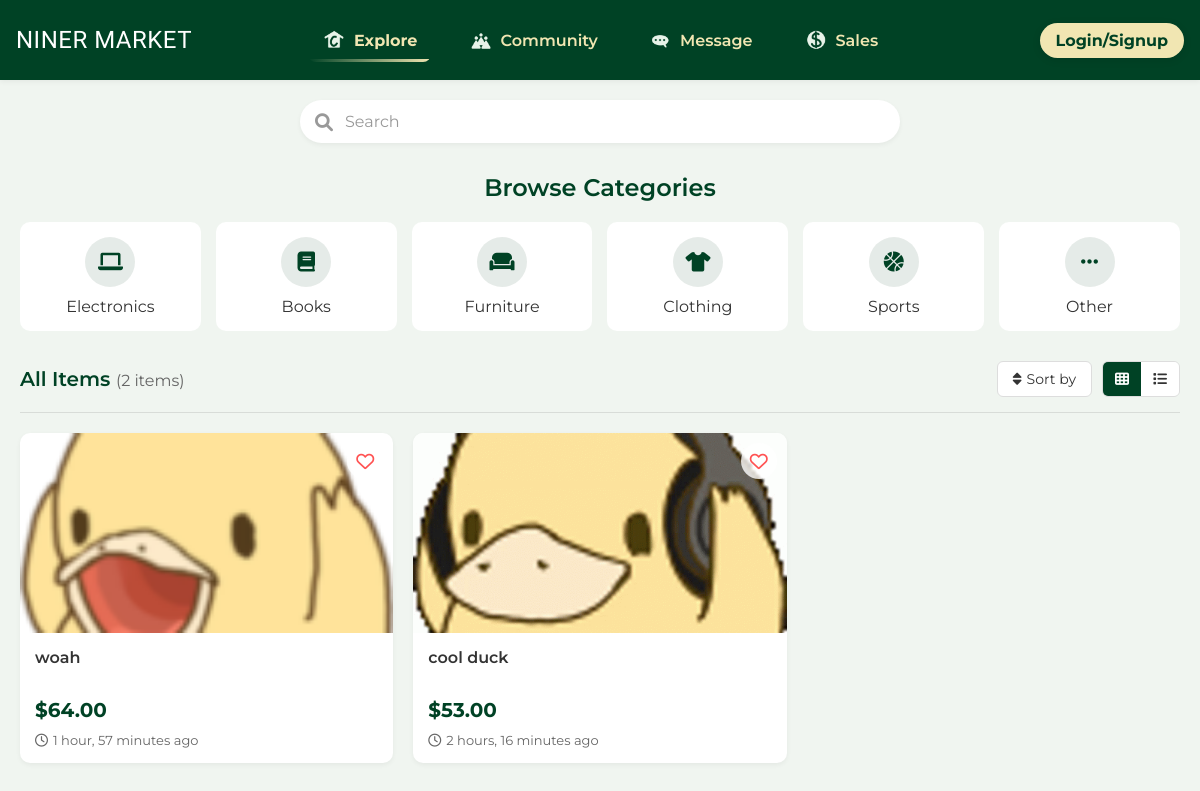
/explore/, run on the app's committed database.
### base/models.py (models this page shows, shortened)
class Listing(models.Model):
    PAYMENT_CHOICES = [
        ('cash', 'Cash'),
        ('paypal', 'PayPal'),
        ('venmo', 'Venmo'),
        ('zelle', 'Zelle'),
        ('cashapp', 'CashApp'),
        ('other', 'Other'),
    ]
    CONDITION_CHOICES = [
        ('used', 'Used'),
        ('new', 'New'),
    ]
    CATEGORY_CHOICES = [
        ('Electronics', 'Electronics'),
        ('Sports', 'Sports'),
        ('Clothing', 'Clothing'),
        ('Books', 'Books'),
        ('Furniture', 'Furniture'),
        ('Other', 'Other')
    ]
    title = models.CharField(max_length=100)
    description = models.TextField(default='No description provided.')
    price = models.DecimalField(max_digits=8, decimal_places=2)
    quantity = models.PositiveIntegerField(default=1)
    accepted_payments = models.CharField(max_length=255, null=True, blank=True)
    negotiable = models.BooleanField(default=False)
    condition = models.CharField(max_length=20, choices=CONDITION_CHOICES, default='used')
    created_by = models.ForeignKey('base.User', on_delete=models.CASCADE)
    created_at = created_at = models.DateTimeField(auto_now_add=True)
    category = models.CharField(max_length=50, choices=CATEGORY_CHOICES, default='Other')

class ListingImage(models.Model):
    listing = models.ForeignKey('Listing', related_name='images', on_delete=models.CASCADE)
    image = models.ImageField(upload_to='listing_images/')

### base/views.py (the view)
# urls.py: path('explore/', views.explore, name='explore'),
def explore(request):
    listings = Listing.objects.all()
    query = request.GET.get('q', '')
    category = request.GET.get('category', '')
    sort_by = request.GET.get('sort', '')
    if query:
        listings = listings.filter(title__icontains=query)
    if category:
        listings = listings.filter(category__iexact=category)
    if sort_by == 'price_low':
        listings = listings.order_by('price')
    elif sort_by == 'price_high':
        listings = listings.order_by('-price')
    else:  # default is most recent
        listings = listings.order_by('-created_at')
    paginator = Paginator(listings, 12)  # 12 per page
    page_number = request.GET.get('page')
    page_obj = paginator.get_page(page_number)
    category_display = category.title() if category else ''
    return render(request, 'base/explore.html', {
        'listings': page_obj.object_list,
        'query': query,
        'category': category,
        'category_display': category_display,
        'sort_by': sort_by,
        'page_obj': page_obj,
        'is_paginated': page_obj.has_other_pages(),
    })

### base/templates/base/explore.html (shortened to what this page needs)
{% include 'navbar.html' %}
<!DOCTYPE html>
{% load static %}
<html lang="en">
<head>
  <link rel="stylesheet" href="{% static 'css/explore.css' %}">
  <link rel="stylesheet" href="https://cdnjs.cloudflare.com/ajax/libs/font-awesome/6.0.0/css/all.min.css">
</head>
<body>
  <div class="container">
    <div class="search-container">
      <form method="get" class="search-bar">
        <i class="fas fa-search search-icon"></i>
        <input type="text" name="q" class="search-input" placeholder="Search" value="{{ query|default:'' }}">
      </form>
    </div>
    <h2 class="section-title">Browse Categories</h2>
    <div class="categories-container">
      <div class="categories-grid">
        <a href="{% if category == 'electronics' %}{% url 'explore' %}{% else %}?category=electronics{% endif %}"
          class="category-card {% if category == 'electronics' %}active{% endif %}">
          <div class="category-icon"><i class="fas fa-laptop"></i></div>
          <span>Electronics</span>
        </a>
        <a href="{% if category == 'books' %}{% url 'explore' %}{% else %}?category=books{% endif %}"
          class="category-card {% if category == 'books' %}active{% endif %}">
          <div class="category-icon"><i class="fas fa-book"></i></div>
          <span>Books</span>
        </a>
        <a href="{% if category == 'furniture' %}{% url 'explore' %}{% else %}?category=furniture{% endif %}"
          class="category-card {% if category == 'furniture' %}active{% endif %}">
          <div class="category-icon"><i class="fas fa-couch"></i></div>
          <span>Furniture</span>
        </a>
        <a href="{% if category == 'clothes' %}{% url 'explore' %}{% else %}?category=clothes{% endif %}"
          class="category-card {% if category == 'clothes' %}active{% endif %}">
          <div class="category-icon"><i class="fas fa-tshirt"></i></div>
          <span>Clothing</span>
        </a>
        <a href="{% if category == 'sports' %}{% url 'explore' %}{% else %}?category=sports{% endif %}"
          class="category-card {% if category == 'sports' %}active{% endif %}">
          <div class="category-icon"><i class="fas fa-basketball-ball"></i></div>
          <span>Sports</span>
        </a>
        <a href="{% if category == 'other' %}{% url 'explore' %}{% else %}?category=other{% endif %}"
          class="category-card {% if category == 'other' %}active{% endif %}">
          <div class="category-icon"><i class="fas fa-ellipsis-h"></i></div>
          <span>Other</span>
        </a>
      </div>
    </div>
    <div class="listings-header">
      <div class="current-filter">
        <h2>{{ category_display|default:"All Items" }} <span class="item-count">({{ listings|length|default:"0" }} items)</span></h2>
      </div>
      <div class="sort-view-tools">
        <div class="dropdown">
          <button class="sort-btn">
            <i class="fas fa-sort"></i> Sort by
          </button>
        </div>
        <div class="view-toggle">
          <button class="view-btn grid-view active" data-view="grid"><i class="fas fa-th"></i></button>
          <button class="view-btn list-view" data-view="list"><i class="fas fa-list"></i></button>
        </div>
      </div>
    </div>
    <div class="product-grid" id="productGrid">
      {% for listing in listings %}
      <div class="product-card">
        <a href="{% url 'explore_detail' listing.id %}">
          <div class="product-image-container">
            {% if listing.images.all %}
            <img src="{{ listing.images.all.0.image.url }}" alt="{{ listing.title }}" class="product-image">
            {% else %}
            <img src="{% static 'images/empty.png' %}" alt="No image available" class="product-image">
            {% endif %}
            <button class="wishlist-btn" data-id="{{ listing.id }}">
              <i class="far fa-heart"></i>
            </button>
          </div>
          <div class="product-info">
            <h3 class="product-title">{{ listing.title }}</h3>
            <div class="product-price">${{ listing.price }}</div>
            <div class="product-meta">
              <div class="posted-time">
                <i class="far fa-clock"></i>
                <span>{{ listing.created_at|timesince }} ago</span>
              </div>
            </div>
          </div>
        </a>
      </div>
      {% empty %}
      <div class="no-results">
        <p>No listings found matching your criteria.</p>
        <a href="{% url 'explore' %}" class="reset-link">Clear filters</a>
      </div>
      {% endfor %}
    </div>
  </div>
</body>
</html>

### static/css/navbar.css (style rules this page uses)
:root { --color-main: #004225; --color-light-main: #00532e; --color-accent: #F1E6B2; --color-hover: #A49665; --color-white: #ffffff; --color-bg: #f0f5f0; --shadow-sm: 0 4px 12px rgba(0, 0, 0, 0.1); --shadow-md: 0 6px 18px rgba(0, 0, 0, 0.15); --transition-fast: 0.2s ease; --transition-medium: 0.3s ease; --transition-slow: 0.5s ease; }
* { margin: 0; padding: 0; box-sizing: border-box; font-family: "Montserrat", "Baloo 2", sans-serif; }
html { font-size: 62.5%; scroll-behavior: smooth; }
body { background: var(--color-bg); font-size: 1.6rem; min-height: 100vh; }
img { max-width: 100%; display: block; }
a { color: inherit; text-decoration: none; }

### data on the page
Listing: images.all.0.image (picture), title "woah", price "64.00", created_at "1 hour, 57 minutes"
Listing: images.all.0.image (picture), title "cool duck", price "53.00", created_at "2 hours, 16 minutes"

### other printed values
{{ category_display|default:"All Items" }} "All Items"
{{ listings|length|default:"0" }} "2"
